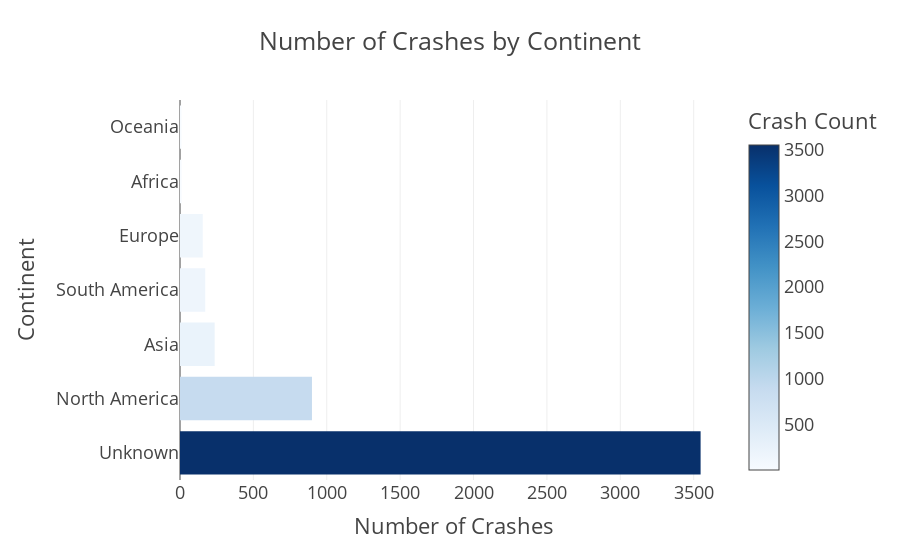

This figure's notebook cell:
### Code cell
# plot
import plotly.express as px

continent_counts = df['Continent'].value_counts().reset_index()
continent_counts.columns = ['Continent', 'Crash Count']

fig = px.bar(
    continent_counts,
    x='Crash Count',
    y='Continent',
    orientation='h',
    title='Number of Crashes by Continent',
    template='presentation',
    color='Crash Count',
    color_continuous_scale='Blues',
    height=500
)

fig.update_layout(
    xaxis_title='Number of Crashes',
    yaxis_title='Continent',
    margin=dict(l=180)
)

fig.show()

### Figure 1 — Plotly figure (JSON) as saved in the notebook; plotly's stock layout.template omitted (floating-point values rounded to 4 significant figures)
{"data": [{"hovertemplate": "Crash Count=%{marker.color}<br>Continent=%{y}<extra></extra>", "legendgroup": "", "marker": {"color": [3547, 899, 236, 172, 155, 11, 10], "coloraxis": "coloraxis", "pattern": {"shape": ""}}, "name": "", "orientation": "h", "showlegend": false, "textposition": "auto", "type": "bar", "x": [3547, 899, 236, 172, 155, 11, 10], "xaxis": "x", "y": ["Unknown", "North America", "Asia", "South America", "Europe", "Africa", "Oceania"], "yaxis": "y"}], "layout": {"autosize": true, "barmode": "relative", "coloraxis": {"colorbar": {"title": {"text": "Crash Count"}}, "colorscale": [[0, "rgb(247,251,255)"], [0.125, "rgb(222,235,247)"], [0.25, "rgb(198,219,239)"], [0.375, "rgb(158,202,225)"], [0.5, "rgb(107,174,214)"], [0.625, "rgb(66,146,198)"], [0.75, "rgb(33,113,181)"], [0.875, "rgb(8,81,156)"], [1, "rgb(8,48,107)"]]}, "legend": {"tracegroupgap": 0}, "margin": {"l": 180}, "title": {"text": "Number of Crashes by Continent"}, "xaxis": {"anchor": "y", "autorange": true, "domain": [0, 1], "range": [0, 3734.0], "title": {"text": "Number of Crashes"}, "type": "linear"}, "yaxis": {"anchor": "x", "autorange": true, "domain": [0, 1], "range": [-0.5, 6.5], "title": {"text": "Continent"}, "type": "category"}}}
